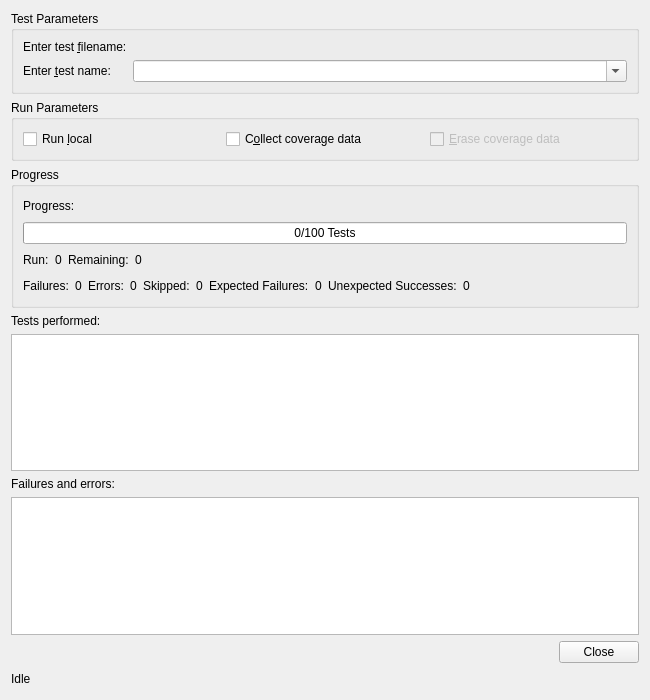
<?xml version="1.0" encoding="UTF-8"?>
<ui version="4.0">
 <class>UnittestDialog</class>
 <widget class="QWidget" name="UnittestDialog">
  <property name="geometry">
   <rect>
    <x>0</x>
    <y>0</y>
    <width>650</width>
    <height>700</height>
   </rect>
  </property>
  <property name="windowTitle">
   <string>Unittest</string>
  </property>
  <layout class="QVBoxLayout" name="verticalLayout_2">
   <item>
    <widget class="QGroupBox" name="groupBox">
     <property name="title">
      <string>Test Parameters</string>
     </property>
     <layout class="QGridLayout" name="gridLayout">
      <item row="0" column="0">
       <widget class="QLabel" name="testsuiteLabel">
        <property name="text">
         <string>Enter test &amp;filename:</string>
        </property>
        <property name="buddy">
         <cstring>testsuitePicker</cstring>
        </property>
       </widget>
      </item>
      <item row="0" column="1">
       <widget class="E5ComboPathPicker" name="testsuitePicker" native="true">
        <property name="sizePolicy">
         <sizepolicy hsizetype="Expanding" vsizetype="Preferred">
          <horstretch>0</horstretch>
          <verstretch>0</verstretch>
         </sizepolicy>
        </property>
        <property name="focusPolicy">
         <enum>Qt::WheelFocus</enum>
        </property>
        <property name="toolTip">
         <string>Enter name of file defining the testsuite</string>
        </property>
        <property name="whatsThis">
         <string>&lt;b&gt;Testsuite&lt;/b&gt;
&lt;p&gt;Enter the name of the file defining the testsuite.
It should have a method with a name given below. If no name is given, the suite() method will be tried. If no such method can be
found, the module will be inspected for proper test
cases.&lt;/p&gt;</string>
        </property>
       </widget>
      </item>
      <item row="1" column="0">
       <widget class="QLabel" name="label">
        <property name="text">
         <string>Enter &amp;test name:</string>
        </property>
        <property name="buddy">
         <cstring>testComboBox</cstring>
        </property>
       </widget>
      </item>
      <item row="1" column="1">
       <widget class="QComboBox" name="testComboBox">
        <property name="toolTip">
         <string>Enter the test name. Leave empty to use the default name &quot;suite&quot;.</string>
        </property>
        <property name="whatsThis">
         <string>&lt;b&gt;Testname&lt;/b&gt;&lt;p&gt;Enter the name of the test to be performed. This name must follow the rules given by Python's unittest module. If this field is empty, the default name of &quot;suite&quot; will be used.&lt;/p&gt;</string>
        </property>
        <property name="editable">
         <bool>true</bool>
        </property>
       </widget>
      </item>
     </layout>
    </widget>
   </item>
   <item>
    <widget class="QGroupBox" name="optionsGroup">
     <property name="title">
      <string>Run Parameters</string>
     </property>
     <layout class="QHBoxLayout" name="_5">
      <item>
       <widget class="QCheckBox" name="localCheckBox">
        <property name="toolTip">
         <string>Select whether you want to run the test locally</string>
        </property>
        <property name="text">
         <string>Run &amp;local</string>
        </property>
       </widget>
      </item>
      <item>
       <widget class="QCheckBox" name="coverageCheckBox">
        <property name="toolTip">
         <string>Select whether coverage data should be collected</string>
        </property>
        <property name="text">
         <string>C&amp;ollect coverage data</string>
        </property>
       </widget>
      </item>
      <item>
       <widget class="QCheckBox" name="coverageEraseCheckBox">
        <property name="enabled">
         <bool>false</bool>
        </property>
        <property name="toolTip">
         <string>Select whether old coverage data should be erased</string>
        </property>
        <property name="text">
         <string>&amp;Erase coverage data</string>
        </property>
       </widget>
      </item>
     </layout>
    </widget>
   </item>
   <item>
    <widget class="QGroupBox" name="progressGroupBox">
     <property name="title">
      <string>Progress</string>
     </property>
     <layout class="QVBoxLayout" name="verticalLayout">
      <item>
       <layout class="QHBoxLayout" name="_8">
        <item>
         <widget class="QLabel" name="progressTextLabel">
          <property name="text">
           <string>Progress:</string>
          </property>
         </widget>
        </item>
        <item>
         <spacer>
          <property name="orientation">
           <enum>Qt::Horizontal</enum>
          </property>
          <property name="sizeHint" stdset="0">
           <size>
            <width>371</width>
            <height>20</height>
           </size>
          </property>
         </spacer>
        </item>
        <item>
         <widget class="E5Led" name="progressLed"/>
        </item>
       </layout>
      </item>
      <item>
       <widget class="QProgressBar" name="progressProgressBar">
        <property name="value">
         <number>0</number>
        </property>
        <property name="orientation">
         <enum>Qt::Horizontal</enum>
        </property>
        <property name="format">
         <string>%v/%m Tests</string>
        </property>
       </widget>
      </item>
      <item>
       <layout class="QHBoxLayout" name="horizontalLayout_2">
        <item>
         <widget class="QLabel" name="progressCounterRunLabel">
          <property name="text">
           <string>Run:</string>
          </property>
         </widget>
        </item>
        <item>
         <widget class="QLabel" name="progressCounterRunCount">
          <property name="toolTip">
           <string>Number of tests run</string>
          </property>
          <property name="text">
           <string notr="true">0</string>
          </property>
         </widget>
        </item>
        <item>
         <widget class="QLabel" name="progressCounterRemLabel">
          <property name="text">
           <string>Remaining:</string>
          </property>
         </widget>
        </item>
        <item>
         <widget class="QLabel" name="progressCounterRemCount">
          <property name="toolTip">
           <string>Number of tests to be run</string>
          </property>
          <property name="text">
           <string notr="true">0</string>
          </property>
         </widget>
        </item>
        <item>
         <spacer name="horizontalSpacer">
          <property name="orientation">
           <enum>Qt::Horizontal</enum>
          </property>
          <property name="sizeHint" stdset="0">
           <size>
            <width>40</width>
            <height>20</height>
           </size>
          </property>
         </spacer>
        </item>
       </layout>
      </item>
      <item>
       <layout class="QHBoxLayout" name="horizontalLayout">
        <item>
         <widget class="QLabel" name="progressCounterFailureLabel">
          <property name="text">
           <string>Failures:</string>
          </property>
         </widget>
        </item>
        <item>
         <widget class="QLabel" name="progressCounterFailureCount">
          <property name="toolTip">
           <string>Number of test failures</string>
          </property>
          <property name="text">
           <string notr="true">0</string>
          </property>
         </widget>
        </item>
        <item>
         <widget class="QLabel" name="progressCounterErrorLabel">
          <property name="text">
           <string>Errors:</string>
          </property>
         </widget>
        </item>
        <item>
         <widget class="QLabel" name="progressCounterErrorCount">
          <property name="toolTip">
           <string>Number of test errors</string>
          </property>
          <property name="text">
           <string notr="true">0</string>
          </property>
         </widget>
        </item>
        <item>
         <widget class="QLabel" name="progressCounterSkippedLabel">
          <property name="text">
           <string>Skipped:</string>
          </property>
         </widget>
        </item>
        <item>
         <widget class="QLabel" name="progressCounterSkippedCount">
          <property name="toolTip">
           <string>Number of tests skipped</string>
          </property>
          <property name="text">
           <string notr="true">0</string>
          </property>
         </widget>
        </item>
        <item>
         <widget class="QLabel" name="progressCounterExpectedFailureLabel">
          <property name="text">
           <string>Expected Failures:</string>
          </property>
         </widget>
        </item>
        <item>
         <widget class="QLabel" name="progressCounterExpectedFailureCount">
          <property name="toolTip">
           <string>Number of tests with expected failure</string>
          </property>
          <property name="text">
           <string notr="true">0</string>
          </property>
         </widget>
        </item>
        <item>
         <widget class="QLabel" name="progressCounterUnexpectedSuccessLabel">
          <property name="text">
           <string>Unexpected Successes:</string>
          </property>
         </widget>
        </item>
        <item>
         <widget class="QLabel" name="progressCounterUnexpectedSuccessCount">
          <property name="toolTip">
           <string>Number of tests with unexpected success</string>
          </property>
          <property name="text">
           <string notr="true">0</string>
          </property>
         </widget>
        </item>
        <item>
         <spacer>
          <property name="orientation">
           <enum>Qt::Horizontal</enum>
          </property>
          <property name="sizeType">
           <enum>QSizePolicy::Expanding</enum>
          </property>
          <property name="sizeHint" stdset="0">
           <size>
            <width>20</width>
            <height>20</height>
           </size>
          </property>
         </spacer>
        </item>
       </layout>
      </item>
     </layout>
    </widget>
   </item>
   <item>
    <widget class="QLabel" name="textLabel1">
     <property name="text">
      <string>Tests performed:</string>
     </property>
    </widget>
   </item>
   <item>
    <widget class="QListWidget" name="testsListWidget"/>
   </item>
   <item>
    <widget class="QLabel" name="listboxLabel">
     <property name="text">
      <string>Failures and errors:</string>
     </property>
    </widget>
   </item>
   <item>
    <widget class="QListWidget" name="errorsListWidget">
     <property name="toolTip">
      <string>Failures and Errors list</string>
     </property>
     <property name="whatsThis">
      <string>&lt;b&gt;Failures and Errors list&lt;/b&gt;
&lt;p&gt;This list shows all failed and errored tests.
Double clicking on an entry will show the respective traceback.&lt;/p&gt;</string>
     </property>
    </widget>
   </item>
   <item>
    <widget class="QDialogButtonBox" name="buttonBox">
     <property name="orientation">
      <enum>Qt::Horizontal</enum>
     </property>
     <property name="standardButtons">
      <set>QDialogButtonBox::Close</set>
     </property>
    </widget>
   </item>
   <item>
    <layout class="QHBoxLayout" name="_3">
     <item>
      <widget class="QLabel" name="sbLabel">
       <property name="sizePolicy">
        <sizepolicy hsizetype="Preferred" vsizetype="Preferred">
         <horstretch>0</horstretch>
         <verstretch>0</verstretch>
        </sizepolicy>
       </property>
       <property name="text">
        <string>Idle</string>
       </property>
      </widget>
     </item>
     <item>
      <spacer>
       <property name="orientation">
        <enum>Qt::Horizontal</enum>
       </property>
       <property name="sizeType">
        <enum>QSizePolicy::Expanding</enum>
       </property>
       <property name="sizeHint" stdset="0">
        <size>
         <width>20</width>
         <height>20</height>
        </size>
       </property>
      </spacer>
     </item>
    </layout>
   </item>
  </layout>
 </widget>
 <customwidgets>
  <customwidget>
   <class>E5ComboPathPicker</class>
   <extends>QWidget</extends>
   <header>E5Gui/E5PathPicker.h</header>
   <container>1</container>
  </customwidget>
  <customwidget>
   <class>E5Led</class>
   <extends>QFrame</extends>
   <header>E5Gui/E5Led.h</header>
   <container>1</container>
  </customwidget>
 </customwidgets>
 <tabstops>
  <tabstop>testsuitePicker</tabstop>
  <tabstop>testComboBox</tabstop>
  <tabstop>localCheckBox</tabstop>
  <tabstop>coverageCheckBox</tabstop>
  <tabstop>coverageEraseCheckBox</tabstop>
  <tabstop>testsListWidget</tabstop>
  <tabstop>errorsListWidget</tabstop>
 </tabstops>
 <resources/>
 <connections>
  <connection>
   <sender>coverageCheckBox</sender>
   <signal>toggled(bool)</signal>
   <receiver>coverageEraseCheckBox</receiver>
   <slot>setEnabled(bool)</slot>
   <hints>
    <hint type="sourcelabel">
     <x>405</x>
     <y>107</y>
    </hint>
    <hint type="destinationlabel">
     <x>604</x>
     <y>107</y>
    </hint>
   </hints>
  </connection>
  <connection>
   <sender>buttonBox</sender>
   <signal>accepted()</signal>
   <receiver>UnittestDialog</receiver>
   <slot>close()</slot>
   <hints>
    <hint type="sourcelabel">
     <x>58</x>
     <y>618</y>
    </hint>
    <hint type="destinationlabel">
     <x>72</x>
     <y>667</y>
    </hint>
   </hints>
  </connection>
  <connection>
   <sender>buttonBox</sender>
   <signal>rejected()</signal>
   <receiver>UnittestDialog</receiver>
   <slot>close()</slot>
   <hints>
    <hint type="sourcelabel">
     <x>148</x>
     <y>623</y>
    </hint>
    <hint type="destinationlabel">
     <x>148</x>
     <y>668</y>
    </hint>
   </hints>
  </connection>
 </connections>
</ui>
